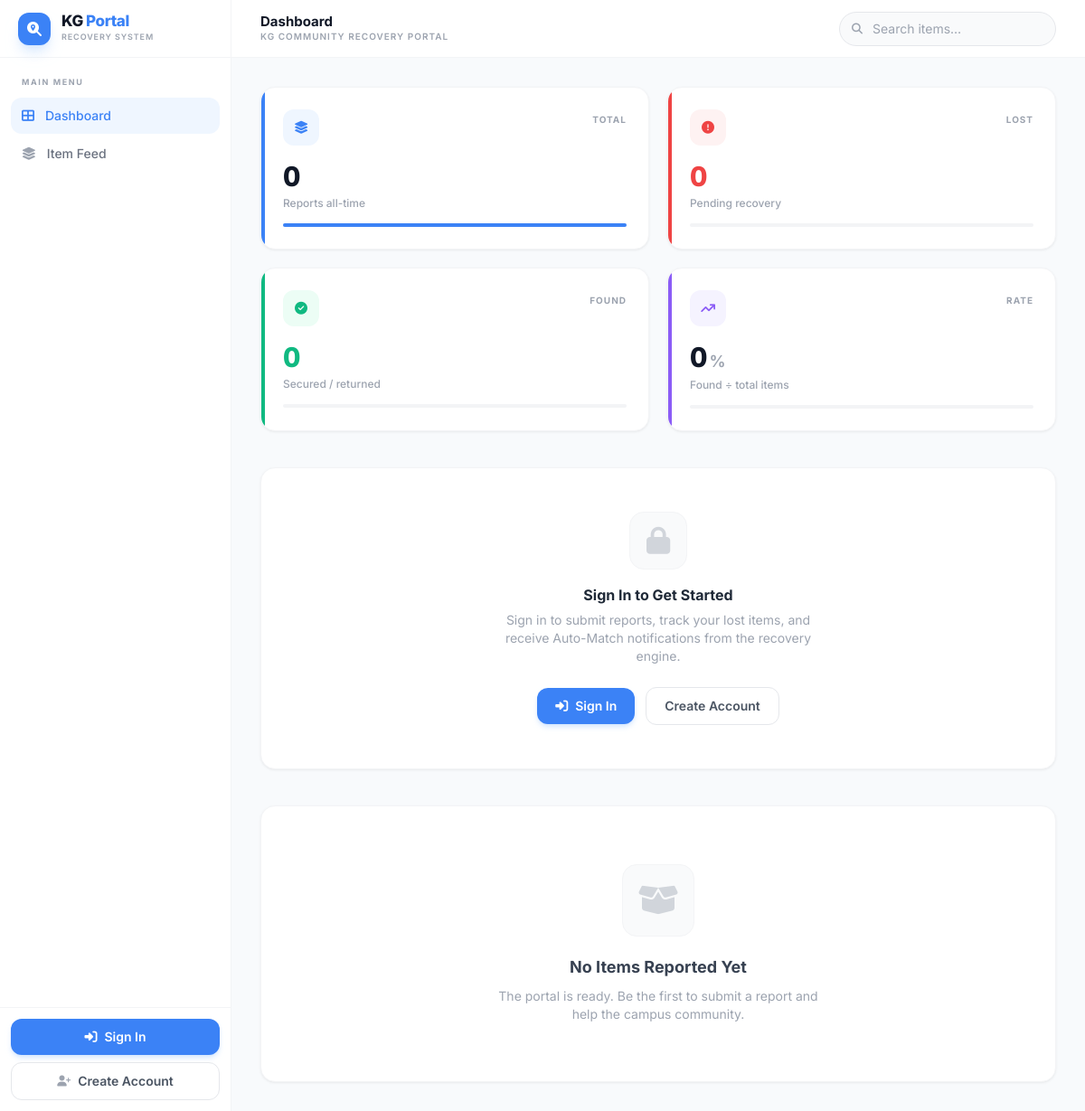
Before: / with the older database file.
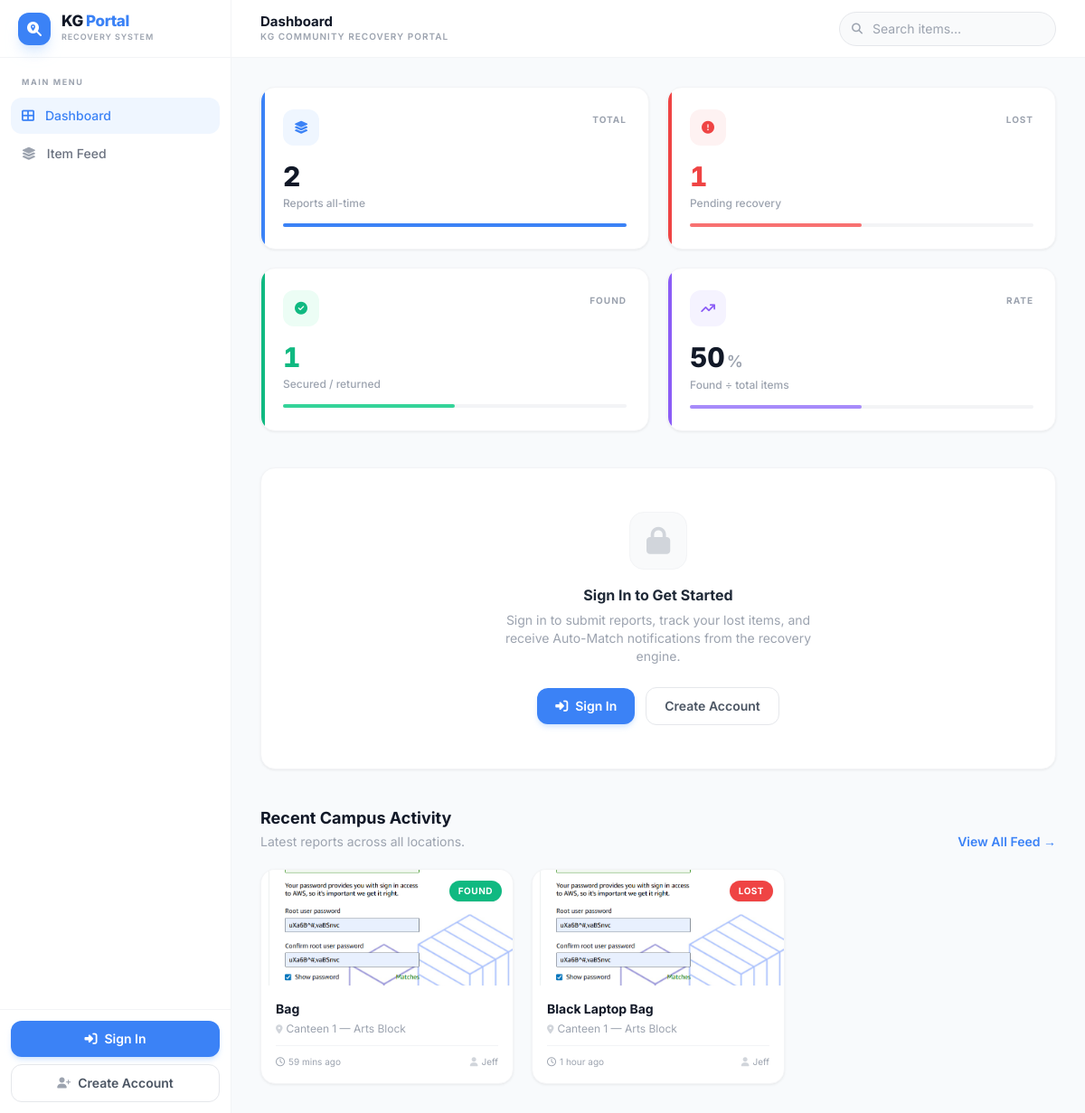
After: the same page with the newer database file.
### app.py (models this page shows, shortened)
class Item(db.Model):
    __tablename__ = 'item'
    id               = db.Column(db.Integer, primary_key=True)
    title            = db.Column(db.String(200), nullable=False)
    description      = db.Column(db.Text,        nullable=False)
    status           = db.Column(db.String(10),  nullable=False, default='LOST',  index=True)
    category         = db.Column(db.String(20),  nullable=False, default='OTHER', index=True)
    location         = db.Column(db.String(255), nullable=False,                  index=True)
    image_filename   = db.Column(db.String(255), nullable=True)
    handover_status  = db.Column(db.String(20),  nullable=True)   # LEFT_AT_LOCATION | WITH_FINDER | SECURITY
    handover_details = db.Column(db.Text,        nullable=True)
    receiver_name    = db.Column(db.String(100), nullable=True)
    receiver_contact = db.Column(db.String(100), nullable=True)
    date_reported    = db.Column(db.DateTime, default=datetime.utcnow, nullable=False, index=True)
    created_at       = db.Column(db.DateTime, default=datetime.utcnow, nullable=False)
    user_id          = db.Column(db.Integer, db.ForeignKey('user.id'), nullable=False)
    @property
    def status_label(self) -> str:
        return 'Lost' if self.status == 'LOST' else 'Found'

class User(UserMixin, db.Model):
    __tablename__ = 'user'
    id            = db.Column(db.Integer, primary_key=True)
    username      = db.Column(db.String(80),  unique=True, nullable=False, index=True)
    email         = db.Column(db.String(120), unique=True, nullable=False, index=True)
    password_hash = db.Column(db.String(256), nullable=False)
    created_at    = db.Column(db.DateTime,    default=datetime.utcnow, nullable=False)
    items = db.relationship('Item', backref='reporter',
                            lazy='select', cascade='all, delete-orphan')

### app.py (the view, shortened to what this page needs)
@app.route('/')
def dashboard():
    total_lost   = Item.query.filter_by(status='LOST').count()
    total_found  = Item.query.filter_by(status='FOUND').count()
    total_items  = total_lost + total_found
    recent_items = (Item.query
                    .order_by(Item.date_reported.desc())
                    .limit(6).all())
    my_items        = []
    pending_matches = []
    return render_template('dashboard.html',
        total_lost=total_lost,
        total_found=total_found,
        total_items=total_items,
        recent_items=recent_items,
        my_items=my_items,
        pending_matches=pending_matches,
    )

### templates/dashboard.html (shortened to what this page needs)
{% extends "base.html" %}
{% block page_title %}Dashboard{% endblock %}
{% block content %}
{% set total = total_lost + total_found %}
{% set rate  = ((total_found / total) * 100)|int if total > 0 else 0 %}
<div class="grid grid-cols-2 xl:grid-cols-4 gap-4 md:gap-5 mb-10">
    <div class="stat-card stat-blue bg-white rounded-2xl p-5 md:p-6 border border-gray-100
                shadow-card hover:shadow-card-hover hover:-translate-y-0.5 transition-all duration-300 overflow-hidden">
        <div class="flex items-start justify-between mb-4">
            <div class="w-10 h-10 rounded-xl bg-blue-50 flex items-center justify-center">
                <i class="fa-solid fa-layer-group text-brand text-sm"></i>
            </div>
            <span class="text-[10px] font-bold text-gray-400 uppercase tracking-widest pt-1">Total</span>
        </div>
        <p class="text-3xl font-extrabold text-gray-900 tabular-nums" data-count="{{ total }}">{{ total }}</p>
        <p class="text-xs text-gray-400 mt-1 font-medium">Reports all-time</p>
        <div class="mt-3.5 h-1 bg-gray-100 rounded-full">
            <div class="h-full bg-brand rounded-full transition-all duration-700" style="width:100%"></div>
        </div>
    </div>
    <div class="stat-card stat-red bg-white rounded-2xl p-5 md:p-6 border border-gray-100
                shadow-card hover:shadow-card-hover hover:-translate-y-0.5 transition-all duration-300 overflow-hidden">
        <div class="flex items-start justify-between mb-4">
            <div class="w-10 h-10 rounded-xl bg-red-50 flex items-center justify-center">
                <i class="fa-solid fa-circle-exclamation text-red-500 text-sm"></i>
            </div>
            <span class="text-[10px] font-bold text-gray-400 uppercase tracking-widest pt-1">Lost</span>
        </div>
        <p class="text-3xl font-extrabold text-red-500 tabular-nums" data-count="{{ total_lost }}">{{ total_lost }}</p>
        <p class="text-xs text-gray-400 mt-1 font-medium">Pending recovery</p>
        <div class="mt-3.5 h-1 bg-gray-100 rounded-full">
            <div class="h-full bg-red-400 rounded-full transition-all duration-700"
                 style="width:{{ ((total_lost / total * 100)|int if total > 0 else 0) }}%"></div>
        </div>
    </div>
    <div class="stat-card stat-green bg-white rounded-2xl p-5 md:p-6 border border-gray-100
                shadow-card hover:shadow-card-hover hover:-translate-y-0.5 transition-all duration-300 overflow-hidden">
        <div class="flex items-start justify-between mb-4">
            <div class="w-10 h-10 rounded-xl bg-emerald-50 flex items-center justify-center">
                <i class="fa-solid fa-circle-check text-emerald-500 text-sm"></i>
            </div>
            <span class="text-[10px] font-bold text-gray-400 uppercase tracking-widest pt-1">Found</span>
        </div>
        <p class="text-3xl font-extrabold text-emerald-500 tabular-nums" data-count="{{ total_found }}">{{ total_found }}</p>
        <p class="text-xs text-gray-400 mt-1 font-medium">Secured / returned</p>
        <div class="mt-3.5 h-1 bg-gray-100 rounded-full">
            <div class="h-full bg-emerald-400 rounded-full transition-all duration-700"
                 style="width:{{ ((total_found / total * 100)|int if total > 0 else 0) }}%"></div>
        </div>
    </div>
    <div class="stat-card stat-violet bg-white rounded-2xl p-5 md:p-6 border border-gray-100
                shadow-card hover:shadow-card-hover hover:-translate-y-0.5 transition-all duration-300 overflow-hidden">
        <div class="flex items-start justify-between mb-4">
            <div class="w-10 h-10 rounded-xl bg-violet-50 flex items-center justify-center">
                <i class="fa-solid fa-arrow-trend-up text-violet-500 text-sm"></i>
            </div>
            <span class="text-[10px] font-bold text-gray-400 uppercase tracking-widest pt-1">Rate</span>
        </div>
        <p class="text-3xl font-extrabold text-gray-900 tabular-nums">
            <span data-count="{{ rate }}">{{ rate }}</span><span class="text-lg text-gray-400 font-semibold ml-0.5">%</span>
        </p>
        <p class="text-xs text-gray-400 mt-1 font-medium">Found ÷ total items</p>
        <div class="mt-3.5 h-1 bg-gray-100 rounded-full">
            <div class="h-full bg-violet-400 rounded-full transition-all duration-700"
                 style="width:{{ rate }}%"></div>
        </div>
    </div>
</div>
{% if current_user.is_authenticated %}
<div class="mb-10">
    <div class="flex items-end justify-between mb-5">
        <div>
            <h2 class="text-lg font-bold text-gray-900">My Reports</h2>
            <p class="text-sm text-gray-400 mt-0.5">Items you have reported.</p>
        </div>
        <a href="{{ url_for('report') }}"
           class="inline-flex items-center gap-1.5 text-sm font-semibold text-brand hover:text-brand-dark transition-colors">
            <i class="fa-solid fa-circle-plus text-xs"></i> New Report
        </a>
    </div>
    {% if my_items %}
    <div class="grid grid-cols-1 md:grid-cols-2 lg:grid-cols-3 gap-5">
        {% for item in my_items %}
        <a href="{{ url_for('item_detail', item_id=item.id) }}"
           class="bg-white rounded-2xl border border-gray-100 shadow-card hover:shadow-card-hover
                  hover:-translate-y-1 transition-all duration-300 overflow-hidden group block">
            <div class="h-36 bg-gray-50 relative overflow-hidden">
                {% if item.image_filename %}
                <img src="{{ url_for('static', filename='uploads/' + item.image_filename) }}"
                     alt="{{ item.title }}"
                     class="w-full h-full object-cover group-hover:scale-105 transition-transform duration-500">
                {% else %}
                <div class="w-full h-full flex items-center justify-center">
                    <i class="fa-solid fa-image text-4xl text-gray-200"></i>
                </div>
                {% endif %}
                <span class="absolute top-3 right-3 px-2.5 py-1 rounded-full text-[10px] font-bold uppercase
                             tracking-wider shadow-sm
                    {% if item.status == 'LOST' %}bg-red-500 text-white{% else %}bg-emerald-500 text-white{% endif %}">
                    {{ item.status_label }}
                </span>
            </div>
            <div class="p-4 pb-3">
                <p class="text-[10px] font-bold text-brand uppercase tracking-widest mb-1">{{ item.category_label }}</p>
                <h3 class="text-sm font-bold text-gray-900 truncate group-hover:text-brand transition-colors">
                    {{ item.title }}
                </h3>
                <p class="text-xs text-gray-400 mt-1 flex items-center gap-1 truncate">
                    <i class="fa-solid fa-location-dot text-gray-300 text-[10px]"></i>
                    {{ item.location }}
                </p>
            </div>
            <div class="px-4 pb-4 flex items-center justify-between border-t border-gray-100 pt-3">
                <span class="text-[10px] text-gray-400">
                    <i class="fa-regular fa-clock mr-1"></i>{{ item.date_reported|timesince }}
                </span>
                <span class="text-xs font-bold text-brand">View →</span>
            </div>
        </a>
        {% endfor %}
    </div>
    {% else %}
    <div class="bg-white rounded-2xl p-12 text-center border-2 border-dashed border-gray-200">
        <div class="w-16 h-16 rounded-2xl bg-blue-50 flex items-center justify-center mx-auto mb-4">
            <i class="fa-solid fa-inbox text-3xl text-brand/50"></i>
        </div>
        <h3 class="text-base font-bold text-gray-800 mb-1.5">No Reports Yet</h3>
        <p class="text-sm text-gray-400 max-w-xs mx-auto mb-6">
            Help the campus community by reporting a lost or found item.
        </p>
        <a href="{{ url_for('report') }}"
           class="inline-flex items-center gap-2 px-5 py-2.5 bg-brand text-white text-sm font-semibold
                  rounded-xl hover:bg-brand-dark transition-colors shadow-md shadow-blue-200/60">
            <i class="fa-solid fa-plus text-xs"></i> Report Your First Item
        </a>
    </div>
    {% endif %}
</div>
{% else %}
<div class="bg-white rounded-2xl p-12 text-center border border-gray-100 shadow-card mb-10">
    <div class="w-16 h-16 rounded-2xl bg-gray-50 border border-gray-100 flex items-center justify-center mx-auto mb-4">
        <i class="fa-solid fa-lock text-3xl text-gray-300"></i>
    </div>
    <h3 class="text-base font-bold text-gray-800 mb-1.5">Sign In to Get Started</h3>
    <p class="text-sm text-gray-400 max-w-sm mx-auto mb-6">
        Sign in to submit reports, track your lost items, and receive
        Auto-Match notifications from the recovery engine.
    </p>
    <div class="flex items-center justify-center gap-3">
        <a href="{{ url_for('login') }}"
           class="inline-flex items-center gap-2 px-5 py-2.5 bg-brand text-white text-sm font-semibold
                  rounded-xl hover:bg-brand-dark transition-colors shadow-md shadow-blue-200/60">
            <i class="fa-solid fa-right-to-bracket text-sm"></i> Sign In
        </a>
        <a href="{{ url_for('register') }}"
           class="inline-flex items-center gap-2 px-5 py-2.5 border border-gray-200 text-gray-600
                  text-sm font-semibold rounded-xl hover:bg-gray-50 transition-colors">
            Create Account
        </a>
    </div>
</div>
{% endif %}
{% if recent_items %}
<div>
    <div class="flex items-end justify-between mb-5">
        <div>
            <h2 class="text-lg font-bold text-gray-900">Recent Campus Activity</h2>
            <p class="text-sm text-gray-400 mt-0.5">Latest reports across all locations.</p>
        </div>
        <a href="{{ url_for('feed') }}"
           class="text-sm font-semibold text-brand hover:text-brand-dark transition-colors">
            View All Feed →
        </a>
    </div>
    <div class="grid grid-cols-1 md:grid-cols-2 lg:grid-cols-3 gap-5">
        {% for item in recent_items %}
        <a href="{{ url_for('item_detail', item_id=item.id) }}"
           class="bg-white rounded-2xl border border-gray-100 shadow-card hover:shadow-card-hover
                  hover:-translate-y-1 transition-all duration-300 overflow-hidden group block">
            <div class="h-32 bg-gray-50 relative overflow-hidden">
                {% if item.image_filename %}
                <img src="{{ url_for('static', filename='uploads/' + item.image_filename) }}"
                     alt="{{ item.title }}"
                     class="w-full h-full object-cover group-hover:scale-105 transition-transform duration-500">
                {% else %}
                <div class="w-full h-full flex items-center justify-center">
                    <i class="fa-solid fa-image text-3xl text-gray-200"></i>
                </div>
                {% endif %}
                <span class="absolute top-3 right-3 px-2.5 py-1 rounded-full text-[10px] font-bold uppercase tracking-wider shadow-sm
                    {% if item.status == 'LOST' %}bg-red-500 text-white{% else %}bg-emerald-500 text-white{% endif %}">
                    {{ item.status_label }}
                </span>
            </div>
            <div class="p-4">
                <h3 class="text-sm font-bold text-gray-900 truncate group-hover:text-brand transition-colors mb-1">
                    {{ item.title }}
                </h3>
                <p class="text-xs text-gray-400 flex items-center gap-1 truncate">
                    <i class="fa-solid fa-location-dot text-gray-300 text-[10px]"></i>
                    {{ item.location }}
                </p>
                <div class="flex items-center justify-between mt-2.5 pt-2.5 border-t border-gray-100">
                    <span class="text-[10px] text-gray-400">
                        <i class="fa-regular fa-clock mr-1"></i>{{ item.date_reported|timesince }}
                    </span>
                    <span class="text-[10px] text-gray-400">
                        <i class="fa-solid fa-user text-gray-300 mr-1"></i>{{ item.reporter.username }}
                    </span>
                </div>
            </div>
        </a>
        {% endfor %}
    </div>
{% else %}
<div class="bg-white rounded-2xl p-16 text-center border border-gray-100 shadow-card">
    <div class="w-20 h-20 rounded-2xl bg-gray-50 border border-gray-100
                flex items-center justify-center mx-auto mb-5">
        <i class="fa-solid fa-box-open text-4xl text-gray-300"></i>
    </div>
    <h3 class="text-lg font-bold text-gray-700 mb-2">No Items Reported Yet</h3>
    <p class="text-sm text-gray-400 max-w-sm mx-auto">
        The portal is ready. Be the first to submit a report and help
        the campus community.
    </p>
</div>
{% endif %}
{% endblock %}

Changed rows visible on the page:
added Item: image_filename (picture), status_label "FOUND", title "Bag", location "Canteen 1 — Arts Block", date_reported "59 mins ago", reporter.username "Jeff"
added Item: image_filename (picture), status_label "LOST", title "Black Laptop Bag", location "Canteen 1 — Arts Block", date_reported "1 hour ago", reporter.username "Jeff"
Other visible differences:
{{ total }}: "0" → "2"
{{ total_lost }}: "0" → "1"
{{ total_found }}: "0" → "1"
{{ rate }}: "0" → "50"
text no longer shown: "No Items Reported Yet The portal is ready. Be the first to submit a report and help the campus community."
text now shown: "Recent Campus Activity Latest reports across all locations. View All Feed →"
